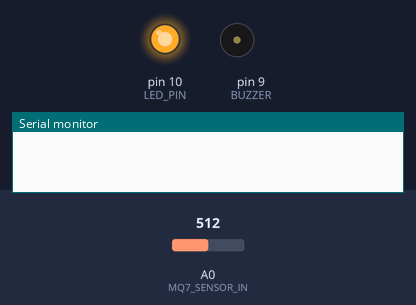
Recording of a sketch running on a simulated Arduino Uno, built with avr-gcc and run on an emulated ATmega328P. On the bench: output pins drawn as LEDs (lit = HIGH), buzzer (waves = sounding, pin HIGH), the last lines printed to the serial monitor. The inputs (shaded band) are chosen by the test bench; at power-on: A0 (MQ7_SENSOR_IN) = 512. Pins used as bus, display or sensor lines are not drawn.

Above: at 1.6 s.
At 24.0 s:
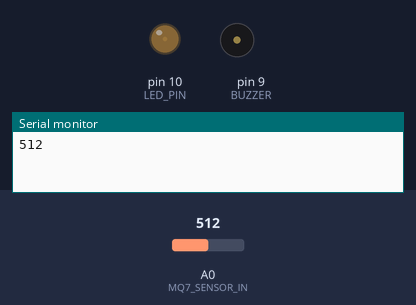
At 34.35 s:
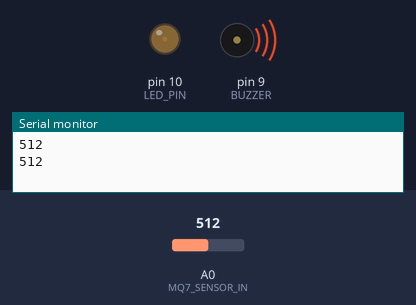
Timing chart, 0 to 36.0 s (numbered marks = the images above):
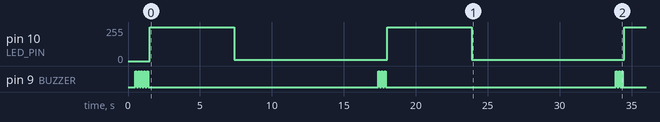

The sketch:

MQ7-Test.ino
```cpp
// sabitler
#define MQ7_SENSOR_CTRL 6
#define MQ7_SENSOR_IN A0
#define BUZZER 9
#define P_BUTTON 2
#define LED_PIN 10

// funksiya deklarasiyasi
void buzzer_alarm(int BEEP_COUNT);

void setup()
{
  Serial.begin(9600);
  // Giriş-Çıxış pinləri - IO pins
  // Analoq giriş pinlərini PinMode etməyə ehtiyac yoxdur
  pinMode(MQ7_SENSOR_CTRL, OUTPUT);
  pinMode(BUZZER, OUTPUT);
  pinMode(LED_PIN, OUTPUT);
  pinMode(P_BUTTON,INPUT);

  delay(500);
  buzzer_alarm(5); // start siqnalı
}

void loop()
{
  analogWrite(MQ7_SENSOR_CTRL, 255); // Qızdırıcı elementi tam qoş
  analogWrite(LED_PIN, 255); // LED tam qoş - vizual göstəriş üçün

  delay(5900); // 60san gözlə (isinme periodu)

  // Qızdırıcı elementi 1.4V-a endir
  analogWrite(MQ7_SENSOR_CTRL, 72);  // 255x1.4/5 = ~72
  analogWrite(LED_PIN, 10); // LED zəif qoş - vizual göstəriş üçün


  delay(9000); // 90san gözlə

  int MQ7_sensor_val = analogRead(MQ7_SENSOR_IN); // sensor dəyərini oxu

  Serial.println(MQ7_sensor_val); // Terminala çap et

  delay(1000); // 1san gözlə

  if(MQ7_sensor_val>=300 && MQ7_sensor_val<400)
  {
    buzzer_alarm(1); // 1 beep - riskli zona
  }else if(MQ7_sensor_val>=400 && MQ7_sensor_val<500)
  {
    buzzer_alarm(2); // 2 beep
  }else if(MQ7_sensor_val>=500 && MQ7_sensor_val<700)
  {
    buzzer_alarm(3); // 3 beep
  }else if(MQ7_sensor_val>=700)
  {
    buzzer_alarm(4); // 4 beep
  }

}

void buzzer_alarm(int BEEP_COUNT)
{
    for(int i=0; i<BEEP_COUNT; i++)
    {
      digitalWrite(BUZZER,HIGH);
      delay(100);
      digitalWrite(BUZZER,LOW);
      delay(100);
    }
}
```

Measured:
- by itself, pin 10 (LED_PIN): alternates 255/255 for 5.9 s and 10/255 for 10.6 s
- by itself, pin 9 (BUZZER): HIGH → LOW at 0.60 s, → HIGH 0.10 s later, → LOW 0.10 s later, → HIGH 0.10 s later, … (21 changes in this stretch)
